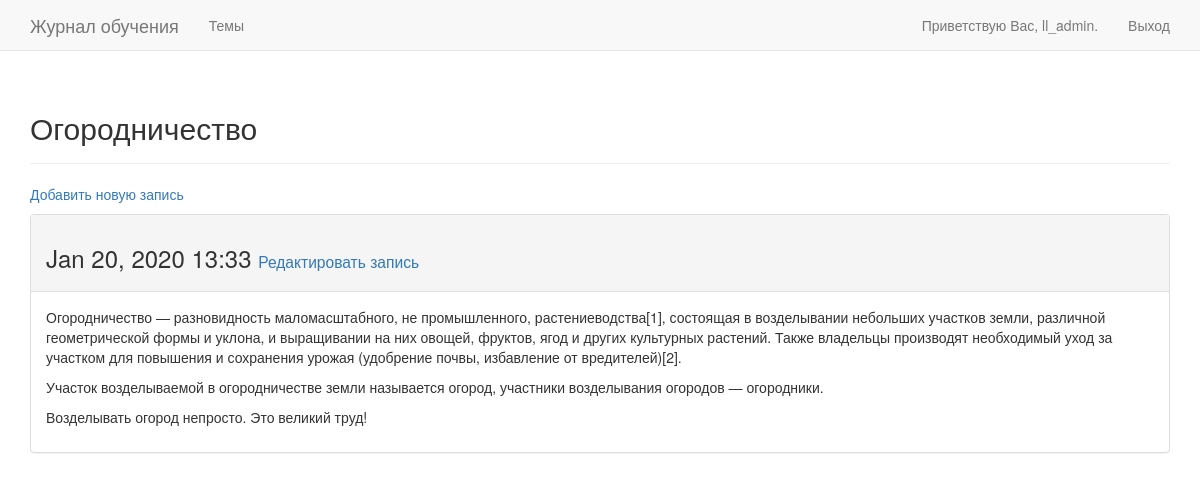
Screenshot of /topics/5/ (signed in) with the database file from the repository.
### learning_logs/models.py (models this page shows, shortened)
class Topic(models.Model):
    text = models.CharField(max_length=200)
    date_added = models.DateTimeField(auto_now_add=True)
    owner = models.ForeignKey(User, on_delete=models.CASCADE)
    def __str__(self):
        return self.text

class Entry(models.Model):
    topic = models.ForeignKey(Topic, on_delete=models.CASCADE)
    text = models.TextField()
    date_added = models.DateTimeField(auto_now_add=True)
    class Meta:
        verbose_name_plural = 'entries'

### learning_logs/views.py (the view)
# urls.py: path('topics/<int:topic_id>/', views.topic, name='topic'),
@login_required
def topic(request, topic_id):
    topic = get_object_or_404(Topic, id=topic_id)
    if topic.owner != request.user:
        raise Http404
    entries = topic.entry_set.order_by('-date_added')
    context = {'topic': topic, 'entries': entries}
    return render(request, 'learning_logs/topic.html', context)

### learning_logs/templates/learning_logs/topic.html
{% extends 'learning_logs/base.html' %}
{% block header %}
  <h2>{{ topic }}</h2>
{% endblock header %}
{% block content %}
  <p>
    <a href="{% url 'learning_logs:new_entry' topic.id %}">Добавить новую запись</a>
  </p>
  {% for entry in entries %}
    <div class="panel panel-default">
      <div class="panel-heading">
        <h3>
          {{ entry.date_added|date:'M d, Y H:i' }}
          <small>
            <a href="{% url 'learning_logs:edit_entry' entry.id %}">
                Редактировать запись</a>
          </small>
        </h3>
      </div>
      <div class="panel-body">
        {{ entry.text|linebreaks }}
      </div>
    </div>
    {% empty %}
      Пока не добавлено ни одной записи по этой теме.
  {% endfor %}
{% endblock content %}

### learning_logs/templates/learning_logs/base.html (shortened to what this page needs)
{% load bootstrap3 %}
<!DOCTYPE html>
<html lang="en">
<head>
    {% bootstrap_css %}
</head>
<body>
<nav class="navbar navbar-default navbar-static-top">
  <div class="container">
    <div class="navbar-header">
      <a class="navbar-brand" href="{% url 'learning_logs:index' %}">
          Журнал обучения</a>
    </div>
    <div id="navbar" class="navbar-collapse collapse">
      <ul class="nav navbar-nav">
          <li><a href="{% url 'learning_logs:topics' %}">Темы</a></li>
      </ul>
      <ul class="nav navbar-nav navbar-right">
        {% if user.is_authenticated %}
          <li><a>Приветствую Вас, {{ user.username }}.</a></li>
          <li><a href="{% url 'users:logout' %}">Выход</a></li>
        {% else %}
          <li><a href="{% url 'users:register' %}">Регистрация</a></li>
          <li><a href="{% url 'users:login' %}">Вход</a></li>
        {% endif %}
      </ul>
    </div>
  </div>
</nav>
    <div class="container">
      <div class="page-header">
        {% block header %}{% endblock header %}
      </div>
      <div>
        {% block content %}{% endblock content %}
      </div>
    </div>
</body>
</html>

### rows the page displays
Topic: text "Огородничество"
Entry: date_added "Jan 20, 2020 13:33", text "Огородничество — разновидность маломасштабного, не промышленного, растениеводства[1], состоящая в возделывании небольших участков земли, различной геометрической формы и уклона, и выращивании на них овощей, фруктов, ягод и других культурных растений. Также владельцы производят необходимый уход за участком для повышения и сохранения урожая (удобрение почвы, избавление от вредителей)[2]. Участок возделываемой в огородничестве земли называется огород, участники возделывания огородов — огородники. Возделывать огород непросто. Это великий труд!"

### other values shown
{{ user.username }} "ll_admin"
